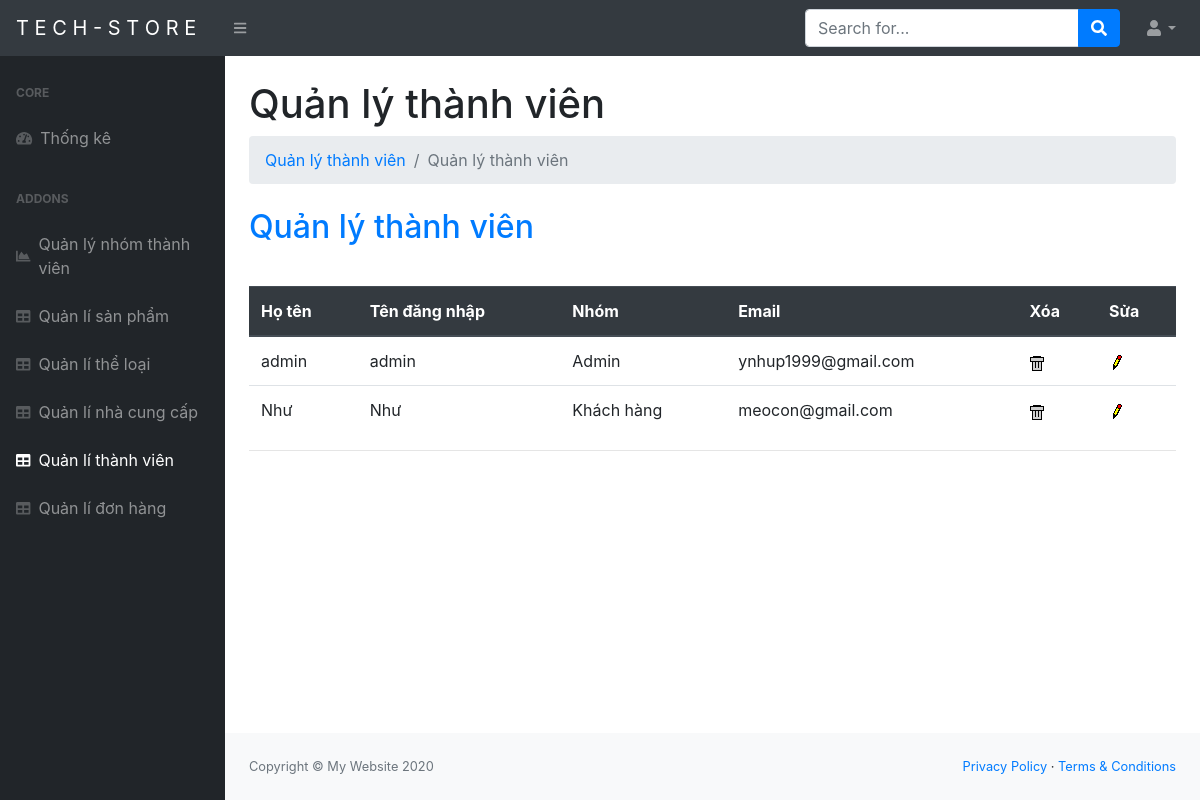
The page /adminManager.php?mod=user&act=manage on the database its author committed.
### tables this page shows
CREATE TABLE `users` (
  `UserID` int(11) NOT NULL,
  `GroupID` int(11) NOT NULL,
  `FullName` varchar(255) NOT NULL,
  `UserName` varchar(20) NOT NULL,
  `PassWord` varchar(32) NOT NULL,
  `Email` varchar(50) NOT NULL
);

CREATE TABLE `groups` (
  `GroupID` int(11) NOT NULL,
  `GroupName` varchar(50) NOT NULL
);

### Controller/User/Manage.php (called while the page is built)
<?php
	include_once("Model/User.php");
	$user = new User();
	$ret = $user->getUserManage();
	include_once("View/User/Manage.php");
?>

### Model/User.php (called while the page is built, shortened)
<?php
include_once("DataProvider.php");
class User{
	private $da;
	function __construct(){
		$this->da = new DataProvider();
	}
	function getUserManage(){
		$sql = "Select UserID, FullName, UserName, Email, GroupName from users u join groups g on u.GroupID = g.GroupID";
		return $this->da->FetchAll($sql);
	}
}
?>

### Model/DataProvider.php (called while the page is built, shortened)
<?php
	class DataProvider{
		private $link;
		function __construct()
		{
			$this->link=mysqli_connect("localhost","root","","storedb");
		}
		function  ExecuteQuery($sql)
		{
			mysqli_query($this->link,"set names utf8");
			return mysqli_query($this->link, $sql);
		}
		function FetchAll($sql){
			$arr=array();
			$r = $this->ExecuteQuery($sql);
			while($row = mysqli_fetch_assoc($r)){
				$arr[]=$row;
			}
			return $arr;
		}
	}
?>

### View/User/Manage.php (the view)
 <h1 class="mt-4">Quản lý thành viên</h1>
<ol class="breadcrumb mb-4">
    <li class="breadcrumb-item"><a href="~/View/Products/Manage.php">Quản lý thành viên</a></li>
    <li class="breadcrumb-item active">Quản lý thành viên</li>
</ol>
 <div class="article">
<h2><span><a href="adminManager.php?mod=user&act=manage">Quản lý thành viên</a></span></h2>
<p>
	<table class="table" style="margin-top: 40px;">
  		<thead class="thead-dark">
    	<tr>
      		<th scope="col">Họ tên</th>
      		<th scope="col">Tên đăng nhập</th>
      		<th scope="col">Nhóm</th>
      		<th scope="col">Email</th>
      		<th scope="col">Xóa</th>
      		<th scope="col">Sửa</th>
    	</tr>
  		</thead>
    <?php
	foreach($ret as $row)
	{
			echo "<tr><td>";
			echo $row['FullName']."</td><td>";
			echo $row['UserName']."</td><td>";
			echo $row['GroupName']."</td><td>";
			echo $row['Email']."</td><td>";
			echo "<a href=\"adminManager.php?mod=user&act=delete&id={$row["UserID"]}\" onclick=\"return IsDelete()\"><img src=\"Images/Delete.gif\" /></a></td><td>";
			echo "<a href=\"adminManager.php?mod=user&act=edit&id={$row["UserID"]}\"><img src=\"Images/Edit.gif\" /></a>";
			echo "</td></tr>";
	}
	?>
    </table>
</p>
</div> <hr class="noscreen">

### rows shown on the page
users: FullName "admin", UserName "admin", GroupID.GroupName "Admin", Email "ynhup1999@gmail.com"
users: FullName "Như", UserName "Như", GroupID.GroupName "Khách hàng", Email "meocon@gmail.com"
